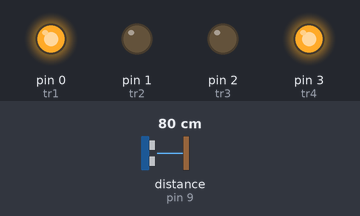
The sketch below on a simulated Arduino Uno, built with avr-gcc and run on an emulated ATmega328P. Shown: output pins drawn as LEDs (lit = HIGH). The test bench sets the inputs (shaded band); at power-on: distance to the obstacle (sensor on pin 9) 80 cm.

Above: at 1.2 s.
1.3 s: distance to the obstacle (sensor on pin 9) set to 17 cm
2.8 s: distance to the obstacle (sensor on pin 9) set to 13 cm
At 3.4 s:
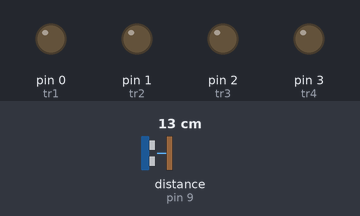
4.5 s: distance to the obstacle (sensor on pin 9) set to 11 cm
6.0 s: distance to the obstacle (sensor on pin 9) set to 8 cm
At 7.2 s:
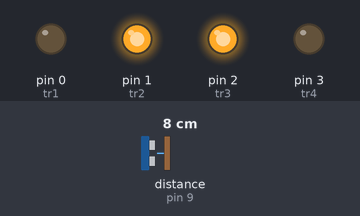
7.5 s: distance to the obstacle (sensor on pin 9) set to 18 cm
At 8.7 s:
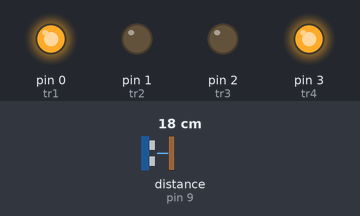
9.0 s: distance to the obstacle (sensor on pin 9) set to 2 cm
At 10.4 s:
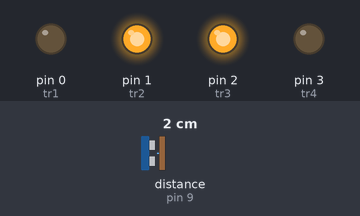
Timing chart, 0 to 11.5 s (numbered marks = the images above; inputs shaded):
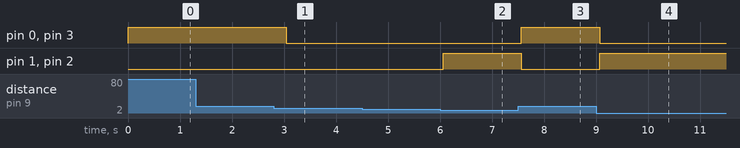

Measured:
- the behaviour switches between 15 and 14 cm on distance to the obstacle (sensor on pin 9) (found by bisection; images 0 and 1)
- the behaviour switches between 10 and 9 cm on distance to the obstacle (sensor on pin 9) (found by bisection; images 1 and 2)
- after the input at 1.3 s, every drawn part: stays the same
- after the input at 2.8 s, pin 0 (tr1), pin 3 (tr4): HIGH → LOW after 0.24 s
- after the input at 4.5 s, every drawn part: stays the same
- after the input at 6.0 s, pin 1 (tr2), pin 2 (tr3): LOW → HIGH after 0.06 s
- after the input at 7.5 s, pin 0 (tr1), pin 3 (tr4): LOW → HIGH after 0.07 s; pin 1 (tr2), pin 2 (tr3): HIGH → LOW after 0.07 s
- after the input at 9.0 s, pin 0 (tr1), pin 3 (tr4): HIGH → LOW after 0.08 s; pin 1 (tr2), pin 2 (tr3): LOW → HIGH after 0.08 s

The sketch:

autobot_1.ino
```cpp
#include <Ultrasonic.h>

Ultrasonic ultrasonic(8, 9);

int tr1 = 0;
int tr2 = 1;
int tr3 = 2;
int tr4 = 3;

int distance;
int a = 10;
int b = 15;

void setup() {
  //Serial.begin(9600);

  pinMode(tr1, OUTPUT);
  pinMode(tr2, OUTPUT);
  pinMode(tr3, OUTPUT);
  pinMode(tr4, OUTPUT);


}

void loop() {
 // Serial.print("Distance in CM: ");
 // Serial.println(ultrasonic.distanceRead());

  distance = ultrasonic.distanceRead();

  if (distance > b)
  {
    digitalWrite(tr2, LOW);
    digitalWrite(tr3, LOW);

    digitalWrite(tr4, HIGH);
    digitalWrite(tr1, HIGH);
  }
  else if (distance > a && distance < b)
  {
    digitalWrite(tr1, LOW);
    digitalWrite(tr2, LOW);
    digitalWrite(tr3, LOW);
    digitalWrite(tr4, LOW);
  }
  else if (distance < a)
  {
    digitalWrite(tr1, LOW);
    digitalWrite(tr4, LOW);

    digitalWrite(tr3, HIGH);
    digitalWrite(tr2, HIGH);
  }

  delay(250);
}
```
